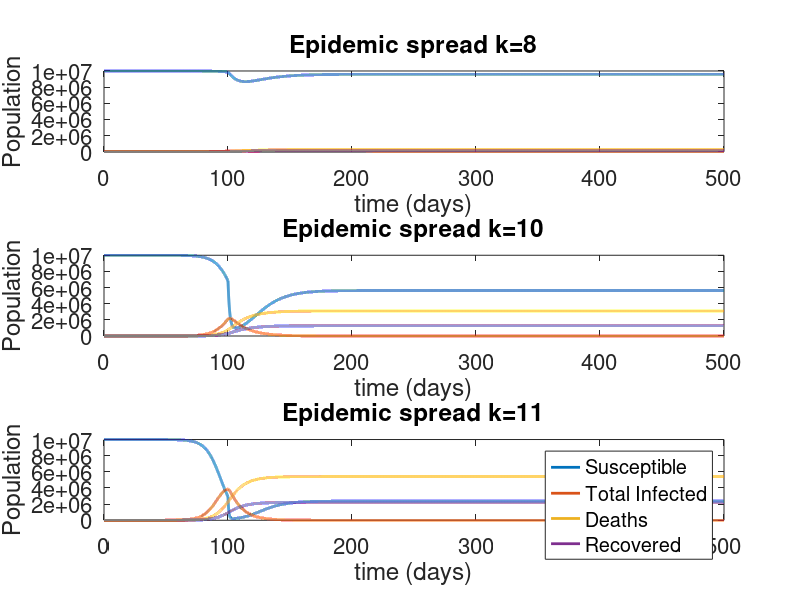

Write MATLAB code to recreate this figure.
clear 
close all

set(0,'DefaultAxesFontSize',16);

total_time=500;
dt=1e-2;
N= total_time/dt;

No=1e7 ; % total population

%params

k=[8 10 11]; % mean number of infection probable contacts
b=0.06; % prob that a contact leads to infect
q=0; % frac of Sus moving to quarantine[either expo or quarantined]
u=0.1; % frac of ret of non inf qua to susecpti
p=1/5; % frac exp to infec 
m=0.0975;   % rate of death
w=0.0625;   % fraction of Infectious undetected (or quarantined) who move to isolation
nu=0.04;    % rate of recovery

% loop over all values of k
for j = 1:length(k)
    % susceptible
    sus= zeros(N,1);
    sus(1)= No-1;

    % susceptible quarantined
    sus_qua= zeros(N,1);

    % exposed
    expo= zeros(N,1);

    % exposed quarantined
    expo_qua= zeros(N,1);

    % infectious undetected
    inf_und= zeros(N,1);
    inf_und(1)= 1;

    % infectious quarantined
    inf_qua= zeros(N,1);

    % infectious detected and isolated
    inf_det= zeros(N,1);

    % dead
    dead= zeros(N,1);

    % recovered
    reco= zeros(N,1);

    time= zeros(N,1);

    % loop over time
    for i = 1:(N-1)
        q=0;
        if i >= N/5
            q = 0.8;
        end
        
        SI = k(j)*b*inf_und(i)*sus(i)/No;     
        sus(i+1)= sus(i) +dt*(-SI - q*k(j)*(1-b)*inf_und(i)*sus(i)/No + u*sus_qua(i)) ;   

        sus_qua(i+1)= sus_qua(i) + dt*(q*k(j)*(1-b)*inf_und(i)*sus(i)/No - u*sus_qua(i));

        expo(i+1)= expo(i) +dt*((1-q)*SI - p*expo(i)) ;

        expo_qua(i+1)= expo_qua(i) + dt*(q*SI- p*expo_qua(i));

        inf_und(i+1)= inf_und(i) +dt*(p*expo(i) - (m+w+nu)*inf_und(i)); 

        inf_qua(i+1)= inf_qua(i) +dt*(p*expo_qua(i) - (m+w+nu)*inf_qua(i));

        inf_det(i+1)= inf_det(i)+ dt*(w*(inf_qua(i) + inf_und(i)) - (m+nu)*inf_det(i));


        dead(i+1)= dead(i) + dt*(m*(inf_qua(i)+ inf_und(i) + inf_det(i)));
        reco(i+1)= reco(i) +dt*(nu*(inf_qua(i)+ inf_und(i) + inf_det(i)));

        time(i+1)= time(i) +dt;

    end

    subplot(3,1,j), plot(time,sus, 'LineWidth',2);
    title(['Epidemic spread k=' int2str(k(j))]);
    xlabel('time (days)')
    ylabel('Population')

    hold on
    subplot(3,1,j), plot(time,(expo+expo_qua+inf_und+inf_qua+inf_det),'LineWidth',2);

    hold on
    subplot(3,1,j), plot(time,dead, 'LineWidth',2);

    hold on
    subplot(3,1,j), plot(time,reco, 'LineWidth',2);
    
end

legend('Susceptible', 'Total Infected', 'Deaths', 'Recovered');